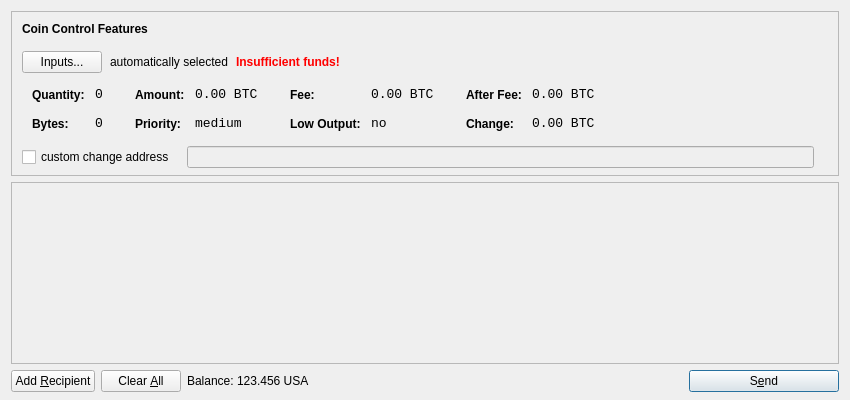
<?xml version="1.0" encoding="UTF-8"?>
<ui version="4.0">
 <class>SendCoinsDialog</class>
 <widget class="QDialog" name="SendCoinsDialog">
  <property name="geometry">
   <rect>
    <x>0</x>
    <y>0</y>
    <width>850</width>
    <height>400</height>
   </rect>
  </property>
  <property name="windowTitle">
   <string>Send Coins</string>
  </property>
  <layout class="QVBoxLayout" name="verticalLayout" stretch="0,1,0">
   <property name="bottomMargin">
    <number>8</number>
   </property>
   <item>
    <widget class="QFrame" name="frameCoinControl">
     <property name="sizePolicy">
      <sizepolicy hsizetype="Expanding" vsizetype="Expanding">
       <horstretch>0</horstretch>
       <verstretch>0</verstretch>
      </sizepolicy>
     </property>
     <property name="maximumSize">
      <size>
       <width>16777215</width>
       <height>16777215</height>
      </size>
     </property>
     <property name="frameShape">
      <enum>QFrame::StyledPanel</enum>
     </property>
     <property name="frameShadow">
      <enum>QFrame::Sunken</enum>
     </property>
     <layout class="QVBoxLayout" name="verticalLayoutCoinControl2">
      <property name="spacing">
       <number>-1</number>
      </property>
      <property name="leftMargin">
       <number>0</number>
      </property>
      <property name="topMargin">
       <number>0</number>
      </property>
      <property name="rightMargin">
       <number>0</number>
      </property>
      <property name="bottomMargin">
       <number>6</number>
      </property>
      <item>
       <layout class="QVBoxLayout" name="verticalLayoutCoinControl" stretch="0,0,0,0,1">
        <property name="spacing">
         <number>0</number>
        </property>
        <property name="leftMargin">
         <number>10</number>
        </property>
        <property name="topMargin">
         <number>10</number>
        </property>
        <item>
         <layout class="QHBoxLayout" name="horizontalLayoutCoinControl1">
          <property name="bottomMargin">
           <number>15</number>
          </property>
          <item>
           <widget class="QLabel" name="labelCoinControlFeatures">
            <property name="sizePolicy">
             <sizepolicy hsizetype="Preferred" vsizetype="Maximum">
              <horstretch>0</horstretch>
              <verstretch>0</verstretch>
             </sizepolicy>
            </property>
            <property name="font">
             <font>
              <weight>75</weight>
              <bold>true</bold>
             </font>
            </property>
            <property name="styleSheet">
             <string notr="true">font-weight:bold;</string>
            </property>
            <property name="text">
             <string>Coin Control Features</string>
            </property>
           </widget>
          </item>
         </layout>
        </item>
        <item>
         <layout class="QHBoxLayout" name="horizontalLayoutCoinControl2" stretch="0,0,0,0">
          <property name="spacing">
           <number>8</number>
          </property>
          <property name="bottomMargin">
           <number>10</number>
          </property>
          <item>
           <widget class="QPushButton" name="pushButtonCoinControl">
            <property name="styleSheet">
             <string notr="true"/>
            </property>
            <property name="text">
             <string>Inputs...</string>
            </property>
           </widget>
          </item>
          <item>
           <widget class="QLabel" name="labelCoinControlAutomaticallySelected">
            <property name="text">
             <string>automatically selected</string>
            </property>
            <property name="margin">
             <number>5</number>
            </property>
           </widget>
          </item>
          <item>
           <widget class="QLabel" name="labelCoinControlInsuffFunds">
            <property name="font">
             <font>
              <weight>75</weight>
              <bold>true</bold>
             </font>
            </property>
            <property name="styleSheet">
             <string notr="true">color:red;font-weight:bold;</string>
            </property>
            <property name="text">
             <string>Insufficient funds!</string>
            </property>
            <property name="margin">
             <number>5</number>
            </property>
           </widget>
          </item>
          <item>
           <spacer name="horizontalSpacerCoinControl">
            <property name="orientation">
             <enum>Qt::Horizontal</enum>
            </property>
            <property name="sizeHint" stdset="0">
             <size>
              <width>40</width>
              <height>1</height>
             </size>
            </property>
           </spacer>
          </item>
         </layout>
        </item>
        <item>
         <widget class="QWidget" name="widgetCoinControl" native="true">
          <property name="sizePolicy">
           <sizepolicy hsizetype="Preferred" vsizetype="Preferred">
            <horstretch>0</horstretch>
            <verstretch>0</verstretch>
           </sizepolicy>
          </property>
          <property name="minimumSize">
           <size>
            <width>0</width>
            <height>0</height>
           </size>
          </property>
          <property name="styleSheet">
           <string notr="true"/>
          </property>
          <layout class="QHBoxLayout" name="horizontalLayoutCoinControl5">
           <property name="margin">
            <number>0</number>
           </property>
           <item>
            <layout class="QHBoxLayout" name="horizontalLayoutCoinControl3" stretch="0,0,0,1">
             <property name="spacing">
              <number>20</number>
             </property>
             <property name="topMargin">
              <number>0</number>
             </property>
             <property name="bottomMargin">
              <number>10</number>
             </property>
             <item>
              <layout class="QFormLayout" name="formLayoutCoinControl1">
               <property name="horizontalSpacing">
                <number>10</number>
               </property>
               <property name="verticalSpacing">
                <number>14</number>
               </property>
               <property name="leftMargin">
                <number>10</number>
               </property>
               <property name="topMargin">
                <number>4</number>
               </property>
               <property name="rightMargin">
                <number>6</number>
               </property>
               <item row="0" column="0">
                <widget class="QLabel" name="labelCoinControlQuantityText">
                 <property name="styleSheet">
                  <string notr="true">font-weight:bold;</string>
                 </property>
                 <property name="text">
                  <string>Quantity:</string>
                 </property>
                 <property name="margin">
                  <number>0</number>
                 </property>
                </widget>
               </item>
               <item row="0" column="1">
                <widget class="QLabel" name="labelCoinControlQuantity">
                 <property name="font">
                  <font>
                   <family>Monospace</family>
                   <pointsize>10</pointsize>
                  </font>
                 </property>
                 <property name="cursor">
                  <cursorShape>IBeamCursor</cursorShape>
                 </property>
                 <property name="contextMenuPolicy">
                  <enum>Qt::ActionsContextMenu</enum>
                 </property>
                 <property name="text">
                  <string notr="true">0</string>
                 </property>
                 <property name="margin">
                  <number>0</number>
                 </property>
                 <property name="textInteractionFlags">
                  <set>Qt::LinksAccessibleByMouse|Qt::TextSelectableByKeyboard|Qt::TextSelectableByMouse</set>
                 </property>
                </widget>
               </item>
               <item row="1" column="0">
                <widget class="QLabel" name="labelCoinControlBytesText">
                 <property name="styleSheet">
                  <string notr="true">font-weight:bold;</string>
                 </property>
                 <property name="text">
                  <string>Bytes:</string>
                 </property>
                </widget>
               </item>
               <item row="1" column="1">
                <widget class="QLabel" name="labelCoinControlBytes">
                 <property name="font">
                  <font>
                   <family>Monospace</family>
                   <pointsize>10</pointsize>
                  </font>
                 </property>
                 <property name="cursor">
                  <cursorShape>IBeamCursor</cursorShape>
                 </property>
                 <property name="contextMenuPolicy">
                  <enum>Qt::ActionsContextMenu</enum>
                 </property>
                 <property name="text">
                  <string notr="true">0</string>
                 </property>
                 <property name="textInteractionFlags">
                  <set>Qt::LinksAccessibleByMouse|Qt::TextSelectableByKeyboard|Qt::TextSelectableByMouse</set>
                 </property>
                </widget>
               </item>
              </layout>
             </item>
             <item>
              <layout class="QFormLayout" name="formLayoutCoinControl2">
               <property name="horizontalSpacing">
                <number>10</number>
               </property>
               <property name="verticalSpacing">
                <number>14</number>
               </property>
               <property name="leftMargin">
                <number>6</number>
               </property>
               <property name="topMargin">
                <number>4</number>
               </property>
               <property name="rightMargin">
                <number>6</number>
               </property>
               <item row="0" column="0">
                <widget class="QLabel" name="labelCoinControlAmountText">
                 <property name="styleSheet">
                  <string notr="true">font-weight:bold;</string>
                 </property>
                 <property name="text">
                  <string>Amount:</string>
                 </property>
                 <property name="margin">
                  <number>0</number>
                 </property>
                </widget>
               </item>
               <item row="0" column="1">
                <widget class="QLabel" name="labelCoinControlAmount">
                 <property name="font">
                  <font>
                   <family>Monospace</family>
                   <pointsize>10</pointsize>
                  </font>
                 </property>
                 <property name="cursor">
                  <cursorShape>IBeamCursor</cursorShape>
                 </property>
                 <property name="contextMenuPolicy">
                  <enum>Qt::ActionsContextMenu</enum>
                 </property>
                 <property name="text">
                  <string notr="true">0.00 BTC</string>
                 </property>
                 <property name="textInteractionFlags">
                  <set>Qt::LinksAccessibleByMouse|Qt::TextSelectableByKeyboard|Qt::TextSelectableByMouse</set>
                 </property>
                </widget>
               </item>
               <item row="1" column="0">
                <widget class="QLabel" name="labelCoinControlPriorityText">
                 <property name="styleSheet">
                  <string notr="true">font-weight:bold;</string>
                 </property>
                 <property name="text">
                  <string>Priority:</string>
                 </property>
                </widget>
               </item>
               <item row="1" column="1">
                <widget class="QLabel" name="labelCoinControlPriority">
                 <property name="font">
                  <font>
                   <family>Monospace</family>
                   <pointsize>10</pointsize>
                  </font>
                 </property>
                 <property name="cursor">
                  <cursorShape>IBeamCursor</cursorShape>
                 </property>
                 <property name="contextMenuPolicy">
                  <enum>Qt::ActionsContextMenu</enum>
                 </property>
                 <property name="text">
                  <string>medium</string>
                 </property>
                 <property name="textInteractionFlags">
                  <set>Qt::LinksAccessibleByMouse|Qt::TextSelectableByKeyboard|Qt::TextSelectableByMouse</set>
                 </property>
                </widget>
               </item>
              </layout>
             </item>
             <item>
              <layout class="QFormLayout" name="formLayoutCoinControl3">
               <property name="horizontalSpacing">
                <number>10</number>
               </property>
               <property name="verticalSpacing">
                <number>14</number>
               </property>
               <property name="leftMargin">
                <number>6</number>
               </property>
               <property name="topMargin">
                <number>4</number>
               </property>
               <property name="rightMargin">
                <number>6</number>
               </property>
               <item row="0" column="0">
                <widget class="QLabel" name="labelCoinControlFeeText">
                 <property name="styleSheet">
                  <string notr="true">font-weight:bold;</string>
                 </property>
                 <property name="text">
                  <string>Fee:</string>
                 </property>
                 <property name="margin">
                  <number>0</number>
                 </property>
                </widget>
               </item>
               <item row="0" column="1">
                <widget class="QLabel" name="labelCoinControlFee">
                 <property name="font">
                  <font>
                   <family>Monospace</family>
                   <pointsize>10</pointsize>
                  </font>
                 </property>
                 <property name="cursor">
                  <cursorShape>IBeamCursor</cursorShape>
                 </property>
                 <property name="contextMenuPolicy">
                  <enum>Qt::ActionsContextMenu</enum>
                 </property>
                 <property name="text">
                  <string notr="true">0.00 BTC</string>
                 </property>
                 <property name="textInteractionFlags">
                  <set>Qt::LinksAccessibleByMouse|Qt::TextSelectableByKeyboard|Qt::TextSelectableByMouse</set>
                 </property>
                </widget>
               </item>
               <item row="1" column="0">
                <widget class="QLabel" name="labelCoinControlLowOutputText">
                 <property name="styleSheet">
                  <string notr="true">font-weight:bold;</string>
                 </property>
                 <property name="text">
                  <string>Low Output:</string>
                 </property>
                </widget>
               </item>
               <item row="1" column="1">
                <widget class="QLabel" name="labelCoinControlLowOutput">
                 <property name="font">
                  <font>
                   <family>Monospace</family>
                   <pointsize>10</pointsize>
                  </font>
                 </property>
                 <property name="cursor">
                  <cursorShape>IBeamCursor</cursorShape>
                 </property>
                 <property name="contextMenuPolicy">
                  <enum>Qt::ActionsContextMenu</enum>
                 </property>
                 <property name="text">
                  <string>no</string>
                 </property>
                 <property name="textInteractionFlags">
                  <set>Qt::LinksAccessibleByMouse|Qt::TextSelectableByKeyboard|Qt::TextSelectableByMouse</set>
                 </property>
                </widget>
               </item>
              </layout>
             </item>
             <item>
              <layout class="QFormLayout" name="formLayoutCoinControl4">
               <property name="horizontalSpacing">
                <number>10</number>
               </property>
               <property name="verticalSpacing">
                <number>14</number>
               </property>
               <property name="leftMargin">
                <number>6</number>
               </property>
               <property name="topMargin">
                <number>4</number>
               </property>
               <property name="rightMargin">
                <number>6</number>
               </property>
               <item row="0" column="0">
                <widget class="QLabel" name="labelCoinControlAfterFeeText">
                 <property name="styleSheet">
                  <string notr="true">font-weight:bold;</string>
                 </property>
                 <property name="text">
                  <string>After Fee:</string>
                 </property>
                 <property name="margin">
                  <number>0</number>
                 </property>
                </widget>
               </item>
               <item row="0" column="1">
                <widget class="QLabel" name="labelCoinControlAfterFee">
                 <property name="font">
                  <font>
                   <family>Monospace</family>
                   <pointsize>10</pointsize>
                  </font>
                 </property>
                 <property name="cursor">
                  <cursorShape>IBeamCursor</cursorShape>
                 </property>
                 <property name="contextMenuPolicy">
                  <enum>Qt::ActionsContextMenu</enum>
                 </property>
                 <property name="text">
                  <string notr="true">0.00 BTC</string>
                 </property>
                 <property name="textInteractionFlags">
                  <set>Qt::LinksAccessibleByMouse|Qt::TextSelectableByKeyboard|Qt::TextSelectableByMouse</set>
                 </property>
                </widget>
               </item>
               <item row="1" column="0">
                <widget class="QLabel" name="labelCoinControlChangeText">
                 <property name="styleSheet">
                  <string notr="true">font-weight:bold;</string>
                 </property>
                 <property name="text">
                  <string>Change:</string>
                 </property>
                </widget>
               </item>
               <item row="1" column="1">
                <widget class="QLabel" name="labelCoinControlChange">
                 <property name="font">
                  <font>
                   <family>Monospace</family>
                   <pointsize>10</pointsize>
                  </font>
                 </property>
                 <property name="cursor">
                  <cursorShape>IBeamCursor</cursorShape>
                 </property>
                 <property name="contextMenuPolicy">
                  <enum>Qt::ActionsContextMenu</enum>
                 </property>
                 <property name="text">
                  <string notr="true">0.00 BTC</string>
                 </property>
                 <property name="textInteractionFlags">
                  <set>Qt::LinksAccessibleByMouse|Qt::TextSelectableByKeyboard|Qt::TextSelectableByMouse</set>
                 </property>
                </widget>
               </item>
              </layout>
             </item>
            </layout>
           </item>
          </layout>
         </widget>
        </item>
        <item>
         <layout class="QHBoxLayout" name="horizontalLayoutCoinControl4" stretch="0,0,0">
          <property name="spacing">
           <number>12</number>
          </property>
          <property name="sizeConstraint">
           <enum>QLayout::SetDefaultConstraint</enum>
          </property>
          <property name="topMargin">
           <number>5</number>
          </property>
          <property name="rightMargin">
           <number>5</number>
          </property>
          <item>
           <widget class="QCheckBox" name="checkBoxCoinControlChange">
            <property name="text">
             <string>custom change address</string>
            </property>
           </widget>
          </item>
          <item>
           <widget class="QLineEdit" name="lineEditCoinControlChange">
            <property name="enabled">
             <bool>false</bool>
            </property>
            <property name="sizePolicy">
             <sizepolicy hsizetype="Expanding" vsizetype="Fixed">
              <horstretch>0</horstretch>
              <verstretch>0</verstretch>
             </sizepolicy>
            </property>
           </widget>
          </item>
          <item>
           <widget class="QLabel" name="labelCoinControlChangeLabel">
            <property name="sizePolicy">
             <sizepolicy hsizetype="Preferred" vsizetype="Expanding">
              <horstretch>0</horstretch>
              <verstretch>0</verstretch>
             </sizepolicy>
            </property>
            <property name="minimumSize">
             <size>
              <width>0</width>
              <height>0</height>
             </size>
            </property>
            <property name="text">
             <string/>
            </property>
            <property name="margin">
             <number>3</number>
            </property>
           </widget>
          </item>
         </layout>
        </item>
        <item>
         <spacer name="verticalSpacerCoinControl">
          <property name="orientation">
           <enum>Qt::Vertical</enum>
          </property>
          <property name="sizeHint" stdset="0">
           <size>
            <width>800</width>
            <height>1</height>
           </size>
          </property>
         </spacer>
        </item>
       </layout>
      </item>
     </layout>
    </widget>
   </item>
   <item>
    <widget class="QScrollArea" name="scrollArea">
     <property name="widgetResizable">
      <bool>true</bool>
     </property>
     <widget class="QWidget" name="scrollAreaWidgetContents">
      <property name="geometry">
       <rect>
        <x>0</x>
        <y>0</y>
        <width>830</width>
        <height>165</height>
       </rect>
      </property>
      <layout class="QVBoxLayout" name="verticalLayout_2">
       <property name="margin">
        <number>0</number>
       </property>
       <item>
        <layout class="QVBoxLayout" name="entries">
         <property name="spacing">
          <number>6</number>
         </property>
        </layout>
       </item>
       <item>
        <spacer name="verticalSpacer">
         <property name="orientation">
          <enum>Qt::Vertical</enum>
         </property>
         <property name="sizeHint" stdset="0">
          <size>
           <width>20</width>
           <height>40</height>
          </size>
         </property>
        </spacer>
       </item>
      </layout>
     </widget>
    </widget>
   </item>
   <item>
    <layout class="QHBoxLayout" name="horizontalLayout">
     <item>
      <widget class="QPushButton" name="addButton">
       <property name="toolTip">
        <string>Send to multiple recipients at once</string>
       </property>
       <property name="text">
        <string>Add &amp;Recipient</string>
       </property>
       <property name="icon">
        <iconset resource="../bitcoin.qrc">
         <normaloff>:/icons/add</normaloff>:/icons/add</iconset>
       </property>
       <property name="autoDefault">
        <bool>false</bool>
       </property>
      </widget>
     </item>
     <item>
      <widget class="QPushButton" name="clearButton">
       <property name="sizePolicy">
        <sizepolicy hsizetype="Minimum" vsizetype="Fixed">
         <horstretch>0</horstretch>
         <verstretch>0</verstretch>
        </sizepolicy>
       </property>
       <property name="toolTip">
        <string>Remove all transaction fields</string>
       </property>
       <property name="text">
        <string>Clear &amp;All</string>
       </property>
       <property name="icon">
        <iconset resource="../bitcoin.qrc">
         <normaloff>:/icons/remove</normaloff>:/icons/remove</iconset>
       </property>
       <property name="autoRepeatDelay">
        <number>300</number>
       </property>
       <property name="autoDefault">
        <bool>false</bool>
       </property>
      </widget>
     </item>
     <item>
      <layout class="QHBoxLayout" name="horizontalLayout_2">
       <property name="spacing">
        <number>3</number>
       </property>
       <item>
        <widget class="QLabel" name="label">
         <property name="text">
          <string>Balance:</string>
         </property>
        </widget>
       </item>
       <item>
        <widget class="QLabel" name="labelBalance">
         <property name="cursor">
          <cursorShape>IBeamCursor</cursorShape>
         </property>
         <property name="text">
          <string>123.456 USA</string>
         </property>
         <property name="textInteractionFlags">
          <set>Qt::LinksAccessibleByMouse|Qt::TextSelectableByKeyboard|Qt::TextSelectableByMouse</set>
         </property>
        </widget>
       </item>
      </layout>
     </item>
     <item>
      <spacer name="horizontalSpacer">
       <property name="orientation">
        <enum>Qt::Horizontal</enum>
       </property>
       <property name="sizeHint" stdset="0">
        <size>
         <width>40</width>
         <height>20</height>
        </size>
       </property>
      </spacer>
     </item>
     <item>
      <widget class="QPushButton" name="sendButton">
       <property name="minimumSize">
        <size>
         <width>150</width>
         <height>0</height>
        </size>
       </property>
       <property name="toolTip">
        <string>Confirm the send action</string>
       </property>
       <property name="text">
        <string>S&amp;end</string>
       </property>
       <property name="icon">
        <iconset resource="../bitcoin.qrc">
         <normaloff>:/icons/send</normaloff>:/icons/send</iconset>
       </property>
       <property name="default">
        <bool>true</bool>
       </property>
      </widget>
     </item>
    </layout>
   </item>
  </layout>
 </widget>
 <resources>
  <include location="../bitcoin.qrc"/>
 </resources>
 <connections/>
</ui>
